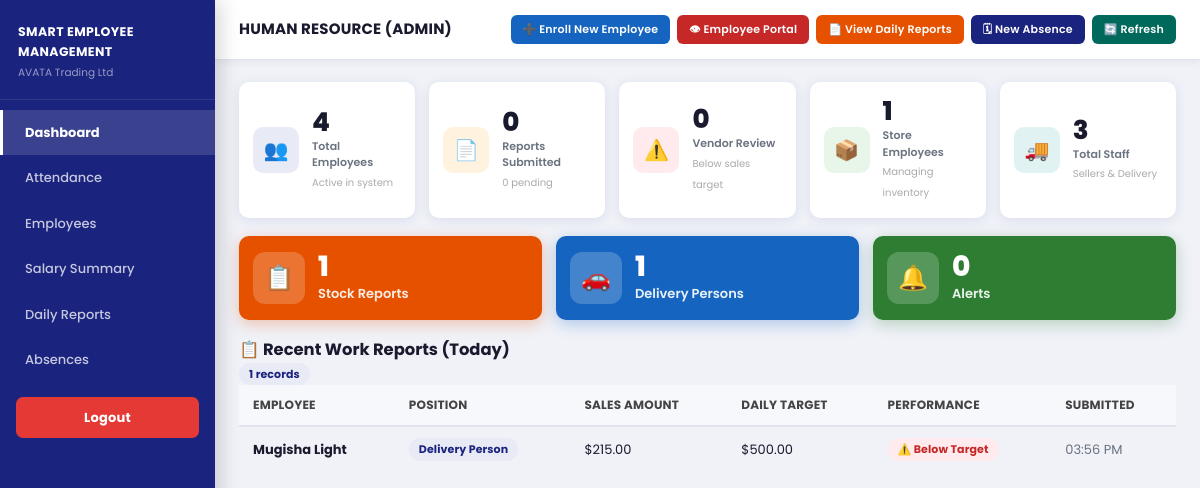
The page /admin/dashboard.php (signed in) on the database its author committed.
### tables this page shows
CREATE TABLE `dailyreport` (
  `id` int(11) NOT NULL,
  `employeeId` int(11) NOT NULL,
  `date` date NOT NULL,
  `totalSalesAmount` double DEFAULT 0,
  `dailyTarget` double DEFAULT 0,
  `itemsAddedCount` int(11) DEFAULT 0,
  `justificationFile` varchar(191) DEFAULT NULL,
  `justificationStatus` varchar(50) DEFAULT 'pending',
  `justificationNote` text DEFAULT NULL,
  `submittedAt` datetime DEFAULT current_timestamp(),
  `createdAt` datetime DEFAULT current_timestamp(),
  `updatedAt` datetime DEFAULT current_timestamp() ON UPDATE current_timestamp()
);

CREATE TABLE `employee` (
  `id` int(11) NOT NULL,
  `fingerprintId` int(11) DEFAULT NULL,
  `name` varchar(191) NOT NULL,
  `position` varchar(191) DEFAULT NULL,
  `salaryRatePerDay` double DEFAULT 10,
  `dailySalesTarget` double DEFAULT 500,
  `email` varchar(191) DEFAULT NULL,
  `loginOtp` varchar(10) DEFAULT NULL,
  `loginOtpExpiresAt` datetime DEFAULT NULL,
  `createdAt` datetime DEFAULT current_timestamp(),
  `updatedAt` datetime DEFAULT current_timestamp() ON UPDATE current_timestamp()
);

### config.php (called while the page is built, shortened)
<?php
function db(){
    static $c=null;
    if($c) return $c;
    $c=new mysqli(DB_HOST,DB_USER,DB_PASS,DB_NAME);
    $c->set_charset('utf8mb4');
    return $c;
}
function esc($s){ return htmlspecialchars((string)$s,ENT_QUOTES,'UTF-8'); }
function row($sql){ $r=db()->query($sql); return $r?$r->fetch_assoc():null; }
function val($sql){ $r=row($sql); return $r?reset($r):0; }
?>

### admin/dashboard.php (the view, shortened to what this page needs)
<?php
require_once '../config.php';
$totalEmp  = val("SELECT COUNT(*) FROM employee");
$sellers   = val("SELECT COUNT(*) FROM employee WHERE position='Seller'");
$delivery  = val("SELECT COUNT(*) FROM employee WHERE position='Delivery Person'");
$storeKeep = val("SELECT COUNT(*) FROM employee WHERE position='Store Keeper'");
$rptPend   = val("SELECT COUNT(*) FROM dailyreport WHERE justificationStatus='pending'");
$absPend   = val("SELECT COUNT(*) FROM absencerequest WHERE statusId='pending'");
$belowTgt  = val("SELECT COUNT(*) FROM dailyreport WHERE totalSalesAmount < dailyTarget AND DATE(submittedAt)=CURDATE()");
$recentRpts= db()->query("SELECT dr.*,e.name,e.position FROM dailyreport dr JOIN employee e ON e.id=dr.employeeId ORDER BY dr.submittedAt DESC LIMIT 10");
?>
<!DOCTYPE html>
<html lang="en">
<head>
<link rel="stylesheet" href="../assets/css/style.css">
</head>
<body>
<div class="layout">
  <?php include '_sb.php'; ?>
  <div class="main">
    <div class="topbar">
      <div class="topbar-left">
        <h1>HUMAN RESOURCE (ADMIN)</h1>
      </div>
      <div class="topbar-right">
        <a href="employees.php" class="btn btn-blue btn-sm">➕ Enroll New Employee</a>
        <a href="employees.php" class="btn btn-red btn-sm">👁 Employee Portal</a>
        <a href="reports.php"   class="btn btn-orange btn-sm">📄 View Daily Reports</a>
        <a href="absences.php"  class="btn btn-navy btn-sm">🗓 New Absence</a>
        <a href="dashboard.php" class="btn btn-teal btn-sm">🔄 Refresh</a>
      </div>
    </div>
    <div class="page">
      <div class="stats-row">
        <div class="stat-card">
          <div class="stat-icon ic-navy">👥</div>
          <div class="stat-info">
            <h3><?= $totalEmp ?></h3>
            <p>Total Employees</p>
            <small>Active in system</small>
          </div>
        </div>
        <div class="stat-card">
          <div class="stat-icon ic-orange">📄</div>
          <div class="stat-info">
            <h3><?= $rptPend ?></h3>
            <p>Reports Submitted</p>
            <small><?= $rptPend ?> pending</small>
          </div>
        </div>
        <div class="stat-card">
          <div class="stat-icon ic-red">⚠️</div>
          <div class="stat-info">
            <h3><?= $belowTgt ?></h3>
            <p>Vendor Review</p>
            <small>Below sales target</small>
          </div>
        </div>
        <div class="stat-card">
          <div class="stat-icon ic-green">📦</div>
          <div class="stat-info">
            <h3><?= $storeKeep ?></h3>
            <p>Store Employees</p>
            <small>Managing inventory</small>
          </div>
        </div>
        <div class="stat-card">
          <div class="stat-icon ic-teal">🚚</div>
          <div class="stat-info">
            <h3><?= $sellers + $delivery ?></h3>
            <p>Total Staff</p>
            <small>Sellers &amp; Delivery</small>
          </div>
        </div>
      </div>
<div class="stats-row" style="grid-template-columns:repeat(3,1fr);">
  <div class="stat-card" style="background:#e65100;box-shadow:0 4px 15px rgba(230,81,0,.3);">
    <div class="stat-icon" style="background:rgba(255,255,255,.2);font-size:24px;width:52px;height:52px;border-radius:12px;display:flex;align-items:center;justify-content:center;">📋</div>
    <div class="stat-info">
      <h3 style="color:#fff;font-size:28px;">1</h3>
      <p style="color:rgba(255,255,255,.9);font-size:13px;font-weight:600;">Stock Reports</p>
    </div>
  </div>
  <div class="stat-card" style="background:#1565c0;box-shadow:0 4px 15px rgba(21,101,192,.3);">
    <div class="stat-icon" style="background:rgba(255,255,255,.2);font-size:24px;width:52px;height:52px;border-radius:12px;display:flex;align-items:center;justify-content:center;">🚗</div>
    <div class="stat-info">
      <h3 style="color:#fff;font-size:28px;"><?= $delivery ?></h3>
      <p style="color:rgba(255,255,255,.9);font-size:13px;font-weight:600;">Delivery Persons</p>
    </div>
  </div>
  <div class="stat-card" style="background:#2e7d32;box-shadow:0 4px 15px rgba(46,125,50,.3);">
    <div class="stat-icon" style="background:rgba(255,255,255,.2);font-size:24px;width:52px;height:52px;border-radius:12px;display:flex;align-items:center;justify-content:center;">🔔</div>
    <div class="stat-info">
      <h3 style="color:#fff;font-size:28px;"><?= $absPend ?></h3>
      <p style="color:rgba(255,255,255,.9);font-size:13px;font-weight:600;">Alerts</p>
    </div>
  </div>
</div>
      <div class="card mb0">
        <div class="card-head">
          <h3>📋 Recent Work Reports (Today)</h3>
          <span class="tag tag-navy"><?= $recentRpts->num_rows ?> records</span>
        </div>
        <div class="card-body-0">
          <?php if($recentRpts->num_rows === 0): ?>
          <p class="empty">No reports submitted today.</p>
          <?php else: ?>
          <div class="tbl-wrap">
            <table>
              <thead>
                <tr>
                  <th>Employee</th><th>Position</th>
                  <th>Sales Amount</th><th>Daily Target</th>
                  <th>Performance</th><th>Submitted</th>
                </tr>
              </thead>
              <tbody>
              <?php while($r=$recentRpts->fetch_assoc()):
                $met=$r['totalSalesAmount']>=$r['dailyTarget'];
              ?>
              <tr>
                <td><strong><?= esc($r['name']) ?></strong></td>
                <td><span class="tag tag-navy"><?= esc($r['position']) ?></span></td>
                <td>$<?= number_format($r['totalSalesAmount'],2) ?></td>
                <td>$<?= number_format($r['dailyTarget'],2) ?></td>
                <td><span class="tag <?= $met?'tag-green':'tag-red' ?>"><?= $met?'✅ Above Target':'⚠️ Below Target' ?></span></td>
                <td class="muted nowrap"><?= date('h:i A',strtotime($r['submittedAt'])) ?></td>
              </tr>
              <?php endwhile; ?>
              </tbody>
            </table>
          </div>
          <?php endif; ?>
        </div>
      </div>
    </div>
  </div>
</div>
</body>
</html>

### assets/css/style.css (style rules this page uses)
*, *::before, *::after { box-sizing: border-box; margin: 0; padding: 0; }
:root { --navy: #1a237e; --navy-dark: #0d1560; --navy-light: #283593; --blue: #1565c0; --blue-light: #1976d2; --red: #c62828; --red-light: #e53935; --orange: #e65100; --orange-light:#f57c00; --green: #2e7d32; --green-light: #43a047; --teal: #00695c; --teal-light: #00897b; --purple: #6a1b9a; --gray-btn: #424242; --ic-navy: #e8eaf6; --ic-blue: #e3f2fd; --ic-green: #e8f5e9; --ic-red: #ffebee; --ic-orange: #fff3e0; --ic-teal: #e0f2f1; --ic-purple: #f3e5f5; --ic-gray: #f5f5f5; --sidebar-w: 215px; --topbar-h: 60px; --font: 'Poppins', 'Segoe UI', sans-serif; --white: #ffffff; --bg: #f0f2f8; --border: #e0e4ef; --text: #1a1a2e; --muted: #6b7280; --shadow: 0 2px 12px rgba(26,35,126,.10); --shadow2: 0 4px 20px rgba(26,35,126,.14); }
html { font-size: 14px; }
body { font-family: var(--font); background: var(--bg); color: var(--text); min-height: 100vh; line-height: 1.5; }
.layout { display: flex; min-height: 100vh; }
.main { margin-left: var(--sidebar-w); flex: 1; display: flex; flex-direction: column; }
.topbar { background: var(--white); height: auto; min-height: var(--topbar-h); padding: 10px 24px; border-bottom: 1px solid var(--border); display: flex; align-items: center; justify-content: space-between; flex-wrap: wrap; gap: 10px; position: sticky; top: 0; z-index: 100; box-shadow: 0 2px 8px rgba(0,0,0,.06); }
.topbar-left h1 { font-size: 15px; font-weight: 700; color: var(--text); letter-spacing: .2px; }
.topbar-right { display: flex; align-items: center; gap: 7px; flex-wrap: wrap; }
.page { padding: 22px 24px; flex: 1; }
.btn { display: inline-flex; align-items: center; justify-content: center; gap: 5px; padding: 8px 15px; border: none; border-radius: 6px; cursor: pointer; font-family: var(--font); font-size: 12px; font-weight: 600; text-decoration: none; white-space: nowrap; transition: transform .15s, box-shadow .15s, opacity .15s; letter-spacing: .2px; }
.btn-navy { background: var(--navy); color: #fff; }
.btn-blue { background: var(--blue); color: #fff; }
.btn-red { background: var(--red); color: #fff; }
.btn-orange { background: var(--orange); color: #fff; }
.btn-teal { background: var(--teal); color: #fff; }
.btn-sm { padding: 6px 12px; font-size: 11px; }
.stats-row { display: grid; grid-template-columns: repeat(auto-fit, minmax(155px, 1fr)); gap: 14px; margin-bottom: 18px; }
.stat-card { background: var(--white); border-radius: 10px; padding: 16px 14px; box-shadow: var(--shadow); display: flex; align-items: center; gap: 13px; transition: transform .2s, box-shadow .2s; }
.stat-icon { width: 46px; height: 46px; border-radius: 10px; display: flex; align-items: center; justify-content: center; font-size: 20px; flex-shrink: 0; }
.stat-info h3 { font-size: 26px; font-weight: 800; line-height: 1; color: var(--text); }
.stat-info p { font-size: 11px; font-weight: 600; color: var(--muted); margin-top: 3px; }
.stat-info small { font-size: 10px; color: #aaa; font-weight: 400; }
.ic-navy { background: var(--ic-navy); color: var(--navy); }
.ic-green { background: var(--ic-green); color: var(--green); }
.ic-red { background: var(--ic-red); color: var(--red); }
.ic-orange { background: var(--ic-orange); color: var(--orange); }
.ic-teal { background: var(--ic-teal); color: var(--teal); }
.tbl-wrap { overflow-x: auto; }
table { width: 100%; border-collapse: collapse; font-size: 13px; }
thead th { background: #f7f8fc; padding: 11px 14px; text-align: left; font-weight: 700; font-size: 12px; color: #444; border-bottom: 2px solid var(--border); white-space: nowrap; letter-spacing: .2px; text-transform: uppercase; }
tbody td { padding: 11px 14px; border-bottom: 1px solid #f0f2f8; color: var(--text); vertical-align: middle; }
tbody tr:last-child td { border-bottom: none; }
.tag { display: inline-flex; align-items: center; padding: 3px 10px; border-radius: 20px; font-size: 11px; font-weight: 700; white-space: nowrap; letter-spacing: .1px; }
.tag-navy { background: var(--ic-navy); color: var(--navy); }
.tag-red { background: var(--ic-red); color: var(--red); }
.mb0 { margin-bottom: 0; }
.muted { color: var(--muted); }
.nowrap { white-space: nowrap; }

### rows shown on the page
dailyreport: employeeId.name "Mugisha Light", employeeId.position "Delivery Person", totalSalesAmount "215.00", dailyTarget "500.00", shows "⚠️ Below Target", submittedAt "03:56 PM"

### other values the page prints
$totalEmp "4"
$rptPend "0"
$belowTgt "0"
$storeKeep "1"
$sellers + $delivery "3"
$delivery "1"
$absPend "0"
$recentRpts->num_rows "1"
